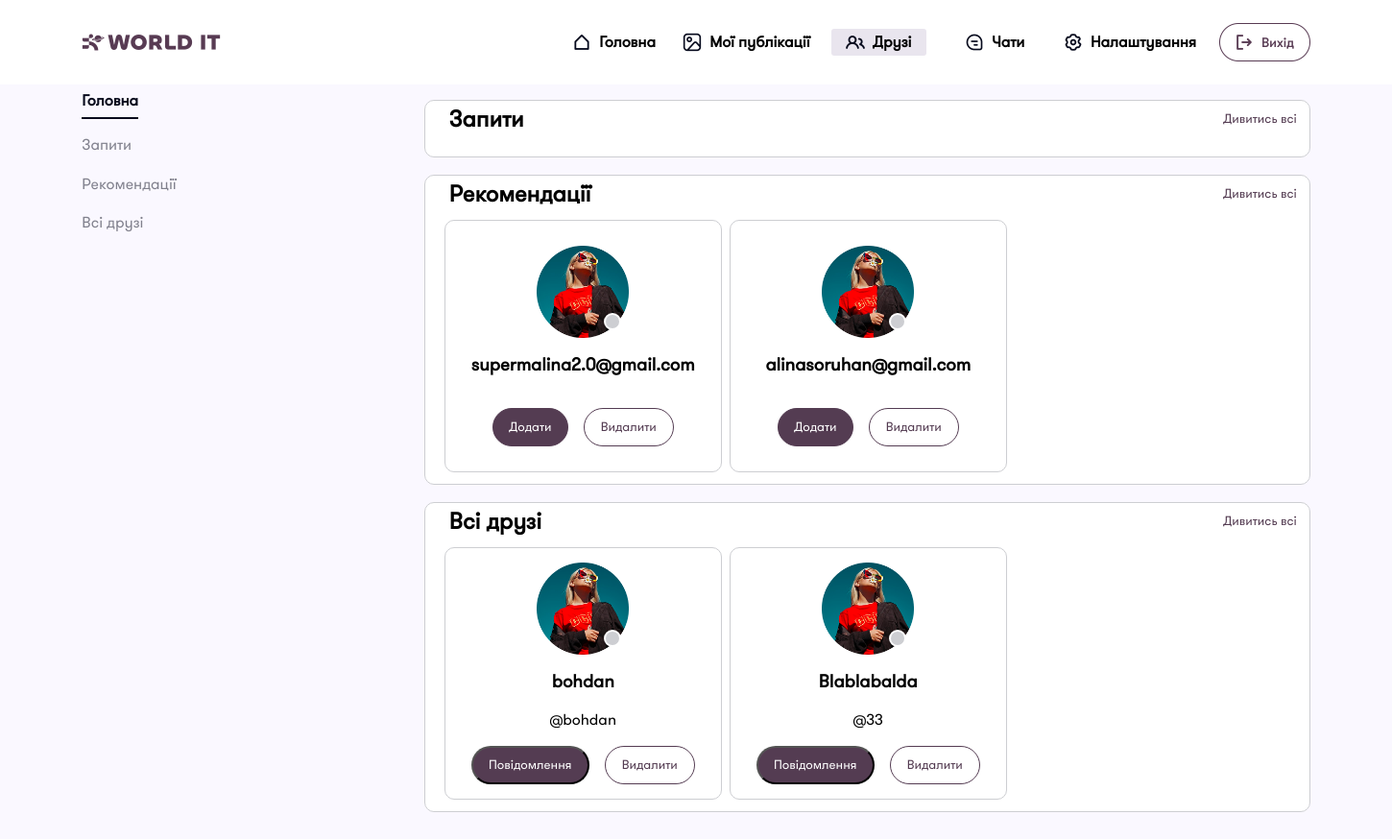
/user/friends/ (signed in), run on an earlier commit of the app's database.
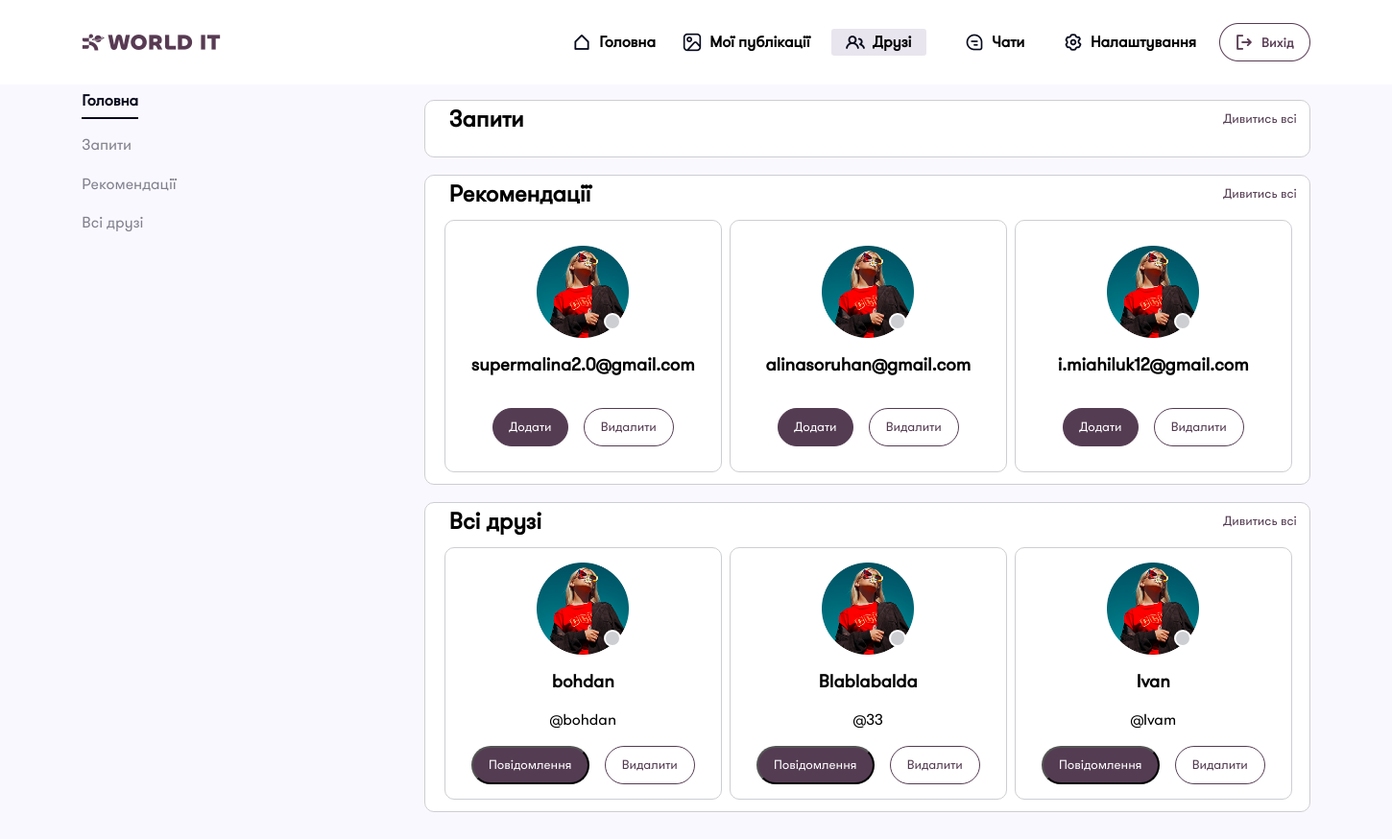
And on a later commit of the database.
### user_app/models.py (models this page shows)
class User(AbstractUser):
    username = models.CharField(
        max_length=150,
        blank= True,
        null= True,
        )
    email = models.EmailField(
        unique=True,
    )
    USERNAME_FIELD = 'email'
    REQUIRED_FIELDS = []

### user_app/views.py (the view)
class FriendsView(LoginRequiredMixin, TemplateView):
    template_name = "user_app/friends.html"
    login_url = reverse_lazy("AuthPage")
    def get_context_data(self, **kwargs):
        context = super().get_context_data(**kwargs)
        context['sections'] = {
            'requests': {'title': 'Запити', 'users': get_users_by_section(user = self.request.user, section= 'requests')[:3]},
            'recommendations': {'title': 'Рекомендації', 'users': get_users_by_section(user = self.request.user, section= 'recommendations')[:6]},
            'friends': {'title': 'Всі друзі', 'users': get_users_by_section(user = self.request.user, section= 'friends')[:6]},
        }
        return context

### user_app/templates/user_app/friends.html (shortened to what this page needs)
{% extends "base.html" %}
{% load static %}
{% block links %}
    <link rel="stylesheet" href="{% static 'user_app/css/friends.css' %}">
    <link rel="stylesheet" href="{% static 'css/base.css' %}">
{% endblock %}
{% block side-panel %}
    <div class="friends-pages">
        <a class= "chosen-section" id="main-friends">Головна</a>
        <a class= "unchosen-section" id="requests-friends">Запити</a>
        <a class= "unchosen-section" id="recommended-friends">Рекомендації</a>
        <a class= "unchosen-section" id="all-friends">Всі друзі</a>
    </div>
{% endblock %}
{% block content-panel %}
{% include "user_app/particles/friends/friends_home.html"%}
{% endblock %}

### user_app/templates/user_app/particles/friends/friends_card.html (shortened to what this page needs)
{% load static %}
{% for person in users %}
        <article class="friend_request" data-person-id="{{ person.id }}" data-chat-user="{{ person.id }}">
            <div class="avat-request">
                <img src="{% static 'home_app/images/avatar2.png' %}">
                <span class="status-ball-request" data-chat-user="{{ person.id }}"></span>
            </div>
            <h3>{% firstof person.last_name person.email %}</h3>
            <p>{{ person.username }}</p>
                {% if section == "requests" %}
                    <div class="request-buttons">
                        <button type="button" class="accept-request" data-friend-action data-url="{% url 'friends_action' person.id 'accept' %}">Підтвердити</button>
                        <button type="button" class="delete-request" data-friend-action data-url="{% url 'friends_action' person.id 'delete' %}">Відхилити</button>
                    </div>
            {% elif section == "recommendations" %}
                <div class="request-buttons">
                    <button type="button" class="add-recommendation" data-friend-action data-url="{% url 'friends_action' person.id 'redirect' %}">Додати</button>
                    <button type="button" class="delete-request" data-friend-action data-url="{% url 'friends_action' person.id 'dismiss' %}">Видалити</button>
                </div>
            {% else %}
                <div class="request-buttons">
                    <button type="button" class="message-button" >Повідомлення</button>
                    <button type="button" class="delete-request" data-friend-action data-url="{% url 'friends_action' person.id 'delete' %}">Видалити</button>
                </div>
            {% endif %}
        </article>
{% endfor %}

What changed in the data, as far as the page shows it:
added User: last_name+email "i.miahiluk12@gmail.com", shows "Додати", shown under "Рекомендації"
added User: last_name "Ivan", username "@Ivam", shows "Повідомлення", shown under "Всі друзі"
